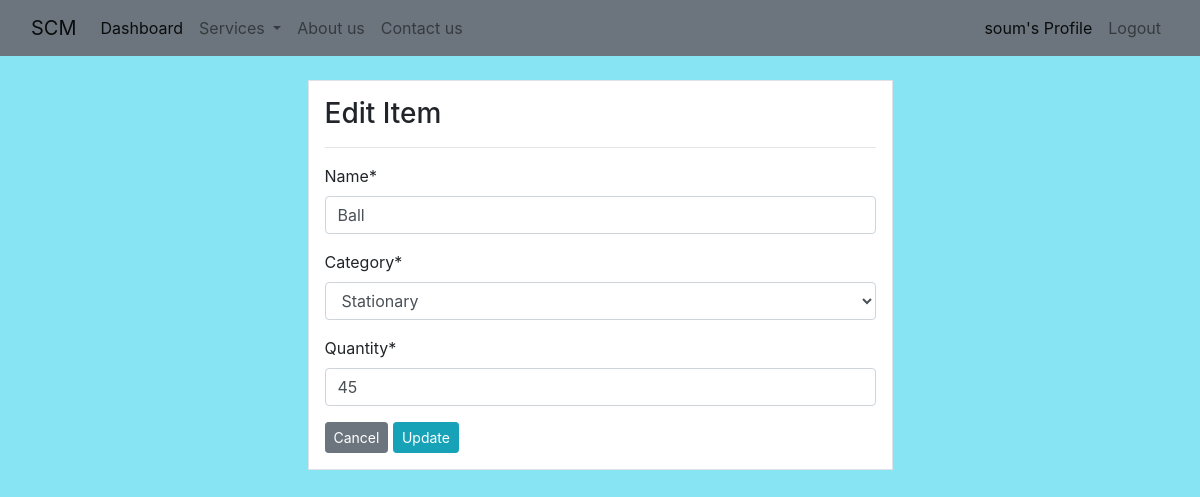
Screenshot of /product/update/3/ (signed in) with the database file from the repository.
### dashboard/models.py (models this page shows, shortened)
class Product(models.Model):
    name = models.CharField(max_length=100, null=True)
    quantity = models.PositiveIntegerField(null=True)
    category = models.CharField(max_length=50, choices=CATEGORY, null=True)
    class Meta:
        verbose_name_plural='Product'

### dashboard/views.py (the view)
# urls.py: path('product/update/<int:pk>/', views.product_update, name='dashboard-productUpdate'),
@login_required
def product_update(request , pk):
    item = Product.objects.get(id=pk)
    if request.method=='POST':
            form = ProductForm(request.POST,instance=item)
            if form.is_valid():
                form.save()
                return redirect('dashboard-product')
    else :
        form = ProductForm(instance=item)
    context={
        'form':form,
    }
    return render(request , 'dashboard/productUpdate.htm',context)

### dashboard/forms.py
class ProductForm(forms.ModelForm):
    class Meta:
        model = Product
        fields=['name','category','quantity']

### dashboard/templates/dashboard/productUpdate.htm (shortened to what this page needs)
{% extends 'partials/base.htm' %}
{% load crispy_forms_tags %}
{% block content %}
<div class="row my-4">
    <div class="col-md-6 offset-md-3">
        <div class="border p-3 bg-white">
            <h3>Edit Item</h3>
            <hr>
            <form method="POST">
                {{ form|crispy}}
                <a class="btn btn-secondary btn-sm" href="{% url 'dashboard-product' %}">Cancel</a>
                <input class="btn btn-info btn-sm" type="submit" value="Update">
            </form>
        </div>
    </div>
</div>
{% endblock %}

### dashboard/templates/partials/nav.htm (shortened to what this page needs)
<nav class="navbar navbar-expand-lg navbar-light bg-secondary bg-lighten-xl" >
  {% if user.is_authenticated%}
    <div class="container-fluid" >
      <a class="navbar-brand" href="{% url 'dashboard-home' %}">SCM</a>
      <div class="collapse navbar-collapse" id="navbarSupportedContent">
        <ul class="navbar-nav me-auto mb-2 mb-lg-0">
          <li class="nav-item">
            <a class="nav-link active" aria-current="page" href="{% url 'dashboard-index' %}">Dashboard</a>
          </li>
          <li class="nav-item dropdown">
            <a class="nav-link dropdown-toggle" href="#" id="navbarDropdown" role="button" data-bs-toggle="dropdown" aria-expanded="false">
              Services
            </a>
          </li>
          <li class="nav-item">
            <a class="nav-link" href="{% url 'dashboard-about' %}">About us</a>
          </li>
          <li class="nav-item">
            <a class="nav-link" href="{% url 'dashboard-contact' %}">Contact us</a>
          </li>
        </ul>
      <ul class="navbar-nav ml-auto">
        <li class="nav-item active">
            <a class="nav-link text-black" href="{% url 'user-profile' %}">{{user.username }}'s Profile
                <span class="sr-only">(current)</span></a>
        </li>
        <li class="nav-item">
            <a class="nav-link text-black" href="{% url 'user-logout' %}">Logout</a>
        </li>
    </ul>
  {% endif %}
      </div>
    </div>
  </nav>

### static/style.css (style rules this page uses)
body { background-color: rgb(134, 228, 243); }

### rows the page displays
Product: name "Ball", category "Stationary", quantity "45"

### other values shown
{{ user.username }} "soum"
